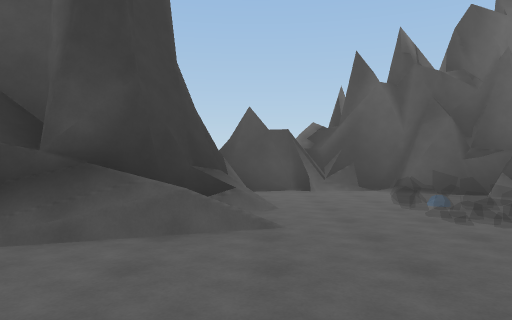
[1] (above)

21 first-person views from a walk through a scene from a Unity 3-D project. The camera is 1.5 m above the floor, looks level and sees 70° across. The floor is counted in squares, 2 m on a side. Each view is taken from the middle of a square. On the plan, view 1 faces up. The plan holds only what a view shows up to about 11 squares ahead; the rest is blank. The place goes on beyond the plan.

[2]
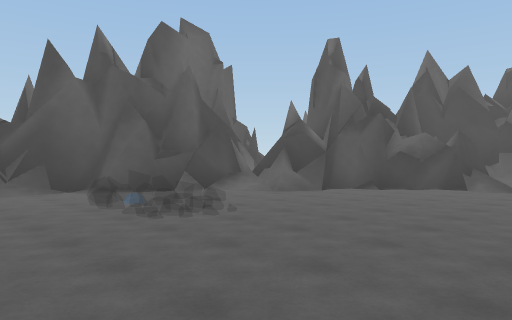

[3]
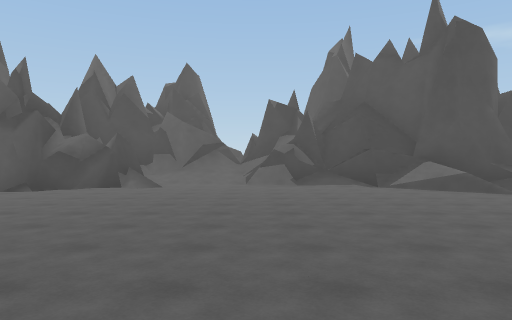

[4]
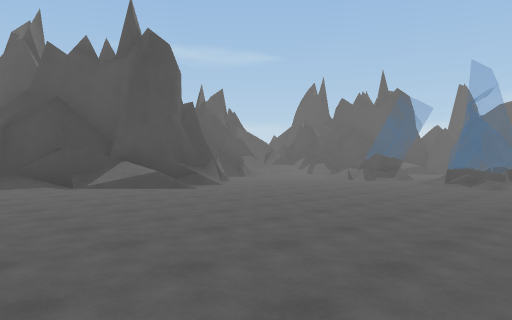

[5]
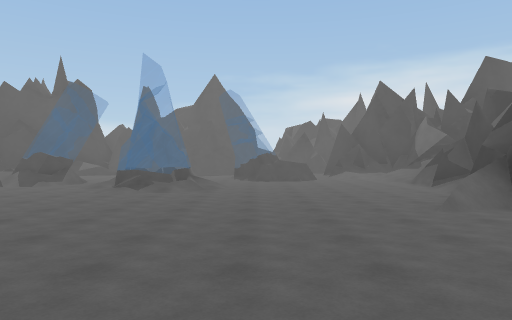

[6]
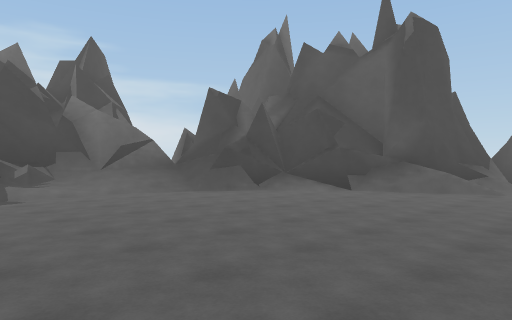

[7]
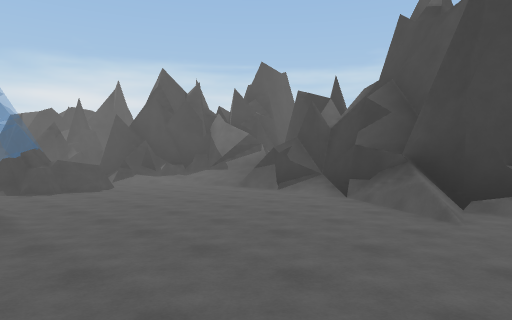

[8]
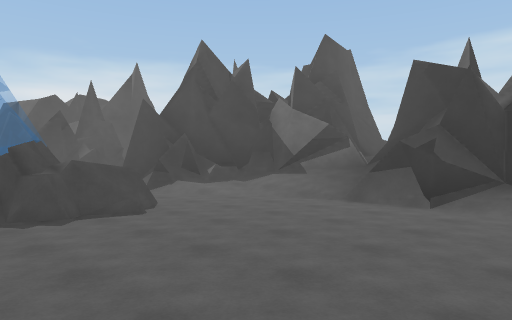

[9]
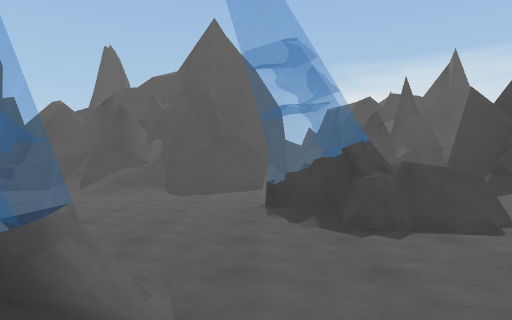

[10]
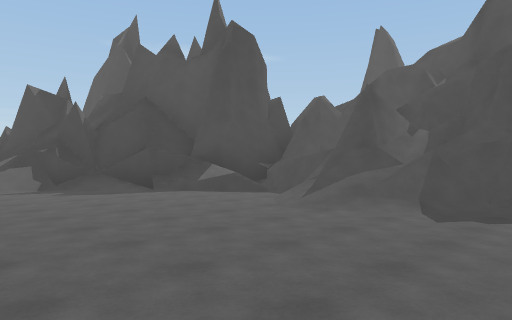

[11]
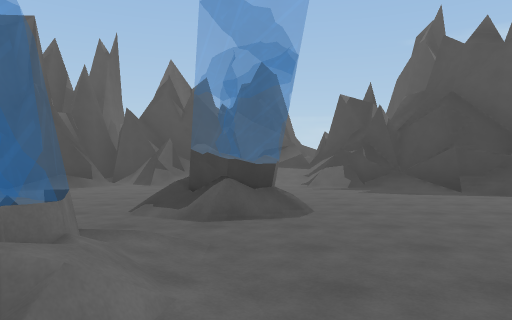

[12]
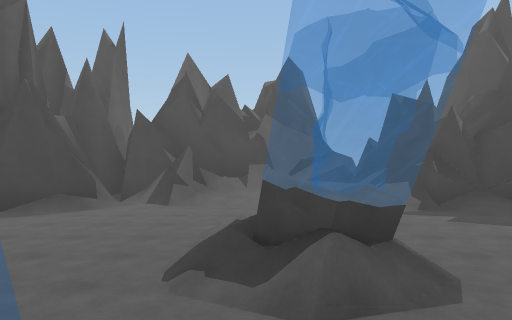

[13]
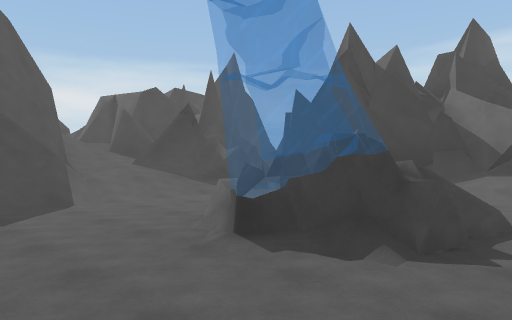

[14]
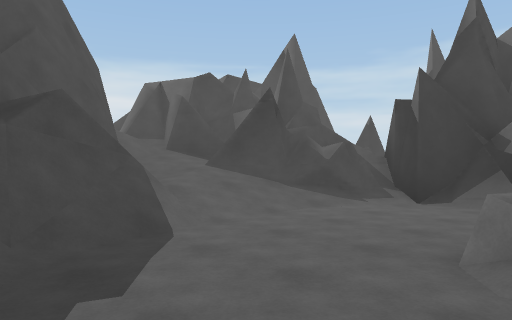

[15]
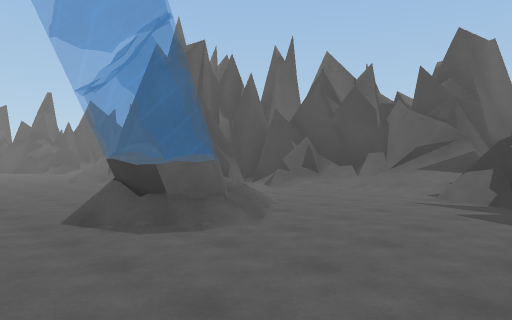

[16]
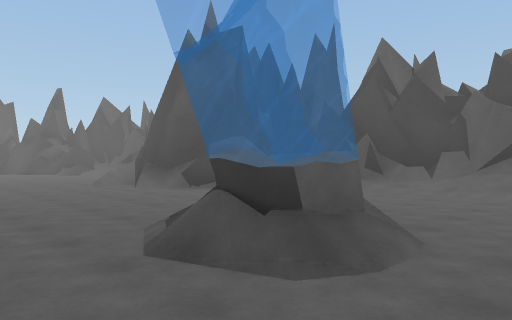

[17]
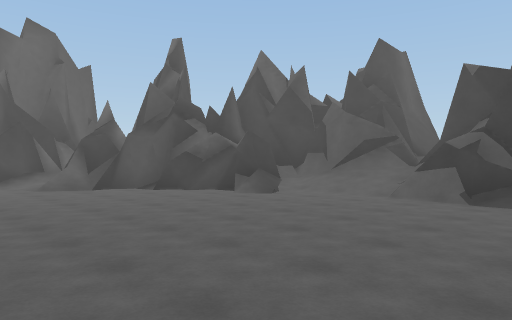

[18]
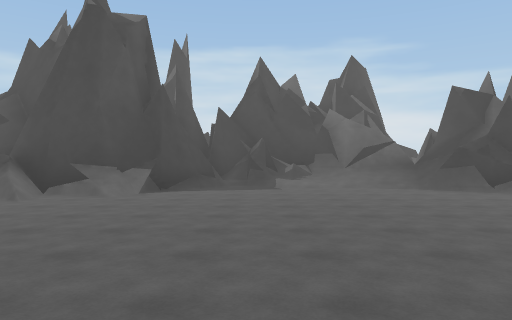

[19]
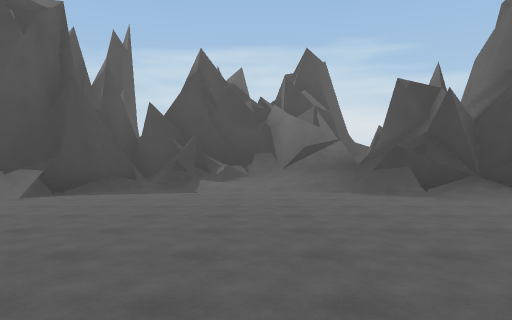

[20]
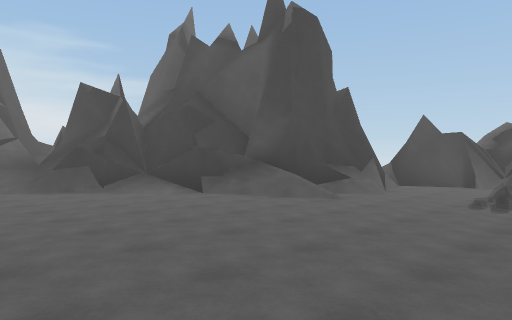

[21]
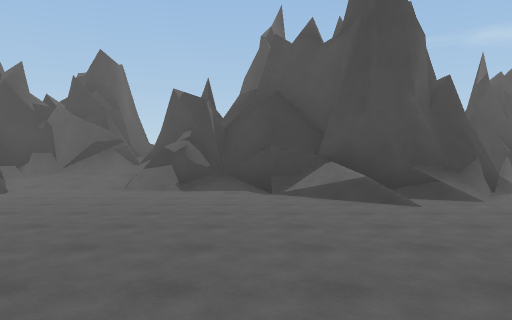

### Floor plan
Key: @ floor where view 1 was taken; # wall or solid block; x gap in a wall; . floor; / step, stairs or slope; = window, fence, low wall or low ledge; ^ raised ledge; v drop or lower ground.
Columns run from 8 left of view 1 to 16 right of it. Each row starts with its distance up from view 1.
 10          ###
  9        ###/###
  8        #.....####
  7        #/....../#
  6        #/..  ../##
  5      ###/.. ..../##
  4     ###=/.. ...../#
  3  #####............####
  2 ##/#/.............///#
  1 ##/=...............//#
  0 #///....@..........//#
 -1 #//................//#
 -2 #//................###
 -3 #=/................###
 -4 ##/................##
 -5 ##/...............##
 -6 ###/.............=##
 -7   ##/............##
 -8    ##............=#
 -9    ##=............##
-10   ##=..............####
-11   ##................=##
-12  ##/....../=........=##
-13  ##=...../==/..//.../=#
-14  #=#......=//./=//..//#
-15  #//..........===...//#
-16  #//...=............//###
-17  ##//.=x=..........///xv
-18   #=/.=/=..........###
-19   ###/.//........./###
-20   ###.......//...=####
-21    ##/..../////=###
-22     =#////#=##^###
-23     ##////###  ##
-24      ##//####
-25      ##/##
-26      ##//
-27       ##

Positions as (right, up) in squares from view 1, and headings:
1: (0, 0), facing up
2: (0, 0), facing up-right
3: (0, -1), facing right
4: (0, -1), facing down-right
5: (0, -3), facing down
6: (2, -5), facing up-left
7: (2, -7), facing down-left
8: (1, -11), facing down-left
9: (1, -12), facing down
10: (1, -15), facing down-right
11: (1, -15), facing right
12: (3, -14), facing right
13: (3, -15), facing down-left
14: (3, -18), facing down-left
15: (4, -19), facing up-right
16: (4, -17), facing up-right
17: (4, -4), facing up-right
18: (4, -4), facing left
19: (3, -2), facing left
20: (4, -2), facing up-left
21: (2, -4), facing right
